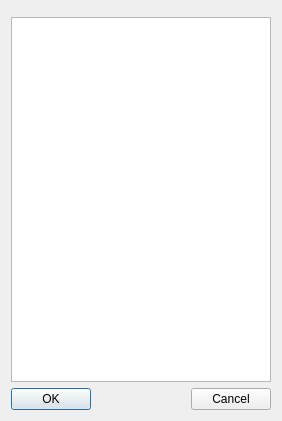
<?xml version="1.0" encoding="UTF-8"?>
<ui version="4.0">
 <class>CSatelliteSearch</class>
 <widget class="QDialog" name="CSatelliteSearch">
  <property name="geometry">
   <rect>
    <x>0</x>
    <y>0</y>
    <width>282</width>
    <height>421</height>
   </rect>
  </property>
  <property name="windowTitle">
   <string>Satallite search</string>
  </property>
  <layout class="QVBoxLayout" name="verticalLayout_2">
   <item>
    <layout class="QVBoxLayout" name="verticalLayout">
     <item>
      <widget class="CSearchWidget" name="widget" native="true"/>
     </item>
     <item>
      <widget class="CSimpleList" name="listView"/>
     </item>
    </layout>
   </item>
   <item>
    <layout class="QHBoxLayout" name="horizontalLayout">
     <item>
      <widget class="QPushButton" name="pushButton">
       <property name="text">
        <string>OK</string>
       </property>
      </widget>
     </item>
     <item>
      <spacer name="horizontalSpacer">
       <property name="orientation">
        <enum>Qt::Horizontal</enum>
       </property>
       <property name="sizeHint" stdset="0">
        <size>
         <width>40</width>
         <height>20</height>
        </size>
       </property>
      </spacer>
     </item>
     <item>
      <widget class="QPushButton" name="pushButton_2">
       <property name="text">
        <string>Cancel</string>
       </property>
      </widget>
     </item>
    </layout>
   </item>
  </layout>
 </widget>
 <customwidgets>
  <customwidget>
   <class>CSearchWidget</class>
   <extends>QWidget</extends>
   <header>csearchwidget.h</header>
   <container>1</container>
  </customwidget>
  <customwidget>
   <class>CSimpleList</class>
   <extends>QTreeView</extends>
   <header>csimplelist.h</header>
  </customwidget>
 </customwidgets>
 <resources/>
 <connections/>
</ui>
